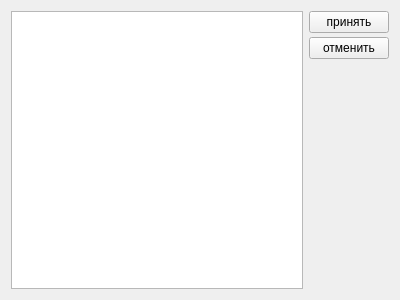
<?xml version="1.0" encoding="UTF-8"?>
<ui version="4.0">
 <class>recipient_widget</class>
 <widget class="QWidget" name="recipient_widget">
  <property name="geometry">
   <rect>
    <x>0</x>
    <y>0</y>
    <width>400</width>
    <height>300</height>
   </rect>
  </property>
  <property name="windowTitle">
   <string>Form</string>
  </property>
  <layout class="QHBoxLayout" name="horizontalLayout">
   <item>
    <widget class="QTextEdit" name="recipient_edit">
     <property name="styleSheet">
      <string notr="true">font: 12pt &quot;Helvetica&quot;;</string>
     </property>
    </widget>
   </item>
   <item>
    <layout class="QVBoxLayout" name="verticalLayout">
     <property name="spacing">
      <number>4</number>
     </property>
     <item>
      <widget class="QPushButton" name="accept">
       <property name="styleSheet">
        <string notr="true">font: 10pt &quot;Helvetica&quot;;</string>
       </property>
       <property name="text">
        <string>принять</string>
       </property>
      </widget>
     </item>
     <item>
      <widget class="QPushButton" name="cancel">
       <property name="styleSheet">
        <string notr="true">font: 10pt &quot;Helvetica&quot;;</string>
       </property>
       <property name="text">
        <string>отменить</string>
       </property>
      </widget>
     </item>
     <item>
      <spacer name="verticalSpacer">
       <property name="orientation">
        <enum>Qt::Vertical</enum>
       </property>
       <property name="sizeHint" stdset="0">
        <size>
         <width>20</width>
         <height>40</height>
        </size>
       </property>
      </spacer>
     </item>
    </layout>
   </item>
  </layout>
 </widget>
 <resources/>
 <connections/>
</ui>
